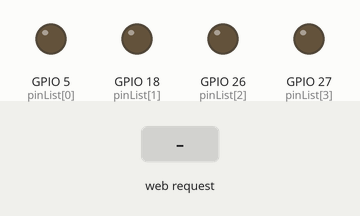
This program was run on a simulated ESP32. On the bench: output pins drawn as LEDs (lit = HIGH). The test bench sets the inputs (shaded band). WiFi joins after 1.5 s; servers stay silent unless stated; what the program prints to the serial monitor is not drawn.

Above: at 3.2 s.
3.3 s: HTTP request GET /fan?state=on received
At 4.5 s:
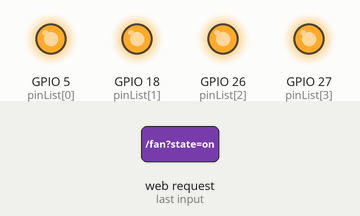
4.8 s: HTTP request GET /fan?state=off received
At 5.7 s:
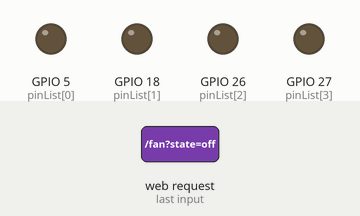
Timing chart, 0 to 7.8 s (numbered marks = the images above; inputs shaded):
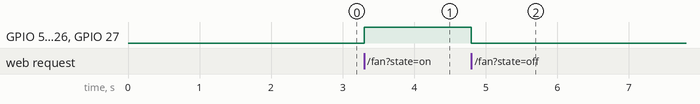

The program:

main.cpp
```cpp
#include <Arduino.h>
#include <WiFi.h>
#include <WebServer.h>

const char* SSID     = "realme 6";
const char* PASSWORD = "abhishek";

int pinList[] = {5, 18, 26, 27};
int pinCount = 4;

#define RELAY_ON       HIGH
#define RELAY_OFF      LOW

WebServer server(80);
String fanState = "off";

void setFan(bool turnOn) {
    int level = turnOn ? RELAY_ON : RELAY_OFF;
    for(int i=0; i<pinCount; i++) {
        digitalWrite(pinList[i], level);
    }
    fanState = turnOn ? "on" : "off";
    Serial.printf("[Fan] DigitalWrite %s to all pins (5, 18, 26, 27)\n", turnOn ? "ON" : "OFF");
}

void handleFan() {
    if (server.hasArg("state")) {
        String state = server.arg("state");
        state.toLowerCase();
        if (state == "on") setFan(true);
        else if (state == "off") setFan(false);
    }
    server.sendHeader("Access-Control-Allow-Origin", "*");
    server.send(200, "application/json", "{\"fan\":\"" + fanState + "\"}");
}

void handleStatus() {
    String json = "{";
    json += "\"board\":\"fan_controller\",";
    json += "\"fan\":\"" + fanState + "\",";
    json += "\"active_pins\":\"5, 18, 26, 27\",";
    json += "\"logic\":\"Active-High\",";
    json += "\"uptime_ms\":" + String(millis());
    json += "}";
    server.sendHeader("Access-Control-Allow-Origin", "*");
    server.send(200, "application/json", json);
}

void setup() {
    Serial.begin(115200);
    delay(500);

    // Init ALL candidate pins
    for(int i=0; i<pinCount; i++) {
        pinMode(pinList[i], OUTPUT);
        digitalWrite(pinList[i], RELAY_OFF);
    }

    Serial.println("[Fan] Hardware init complete. Triggering Pins: 5, 18, 26, 27");

    // Connect WiFi
    WiFi.begin(SSID, PASSWORD);
    while (WiFi.status() != WL_CONNECTED) {
        delay(500);
        Serial.print(".");
    }
    Serial.println("\n[WiFi] Connected! IP: " + WiFi.localIP().toString());

    server.on("/fan", HTTP_GET, handleFan);
    server.on("/status", HTTP_GET, handleStatus);
    server.begin();
}

void loop() {
    server.handleClient();
}
```

Measured:
- after the input at 3.3 s, GPIO 5 (pinList[0]), GPIO 18 (pinList[1]), GPIO 26 (pinList[2]), GPIO 27 (pinList[3]): LOW → HIGH at once
- after the input at 4.8 s, GPIO 5 (pinList[0]), GPIO 18 (pinList[1]), GPIO 26 (pinList[2]), GPIO 27 (pinList[3]): HIGH → LOW at once
